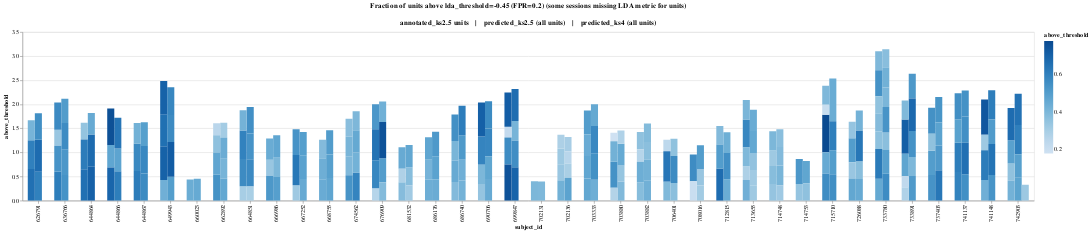

Here is the notebook cell this chart was saved with:
### Code cell
from altair import XOffset


def fpr_to_lda_threshold(fpr_threshold: float) -> float:
    return (
        get_roc_curve_df(metric='lda')
        .select(
            pl.col('value').sort_by((pl.col('fpr') - fpr_threshold).abs())
        )
        .get_column('value')
        .first()
    )
    
def get_above_lda_threshold_df(df: pl.DataFrame, lda_threshold: float, drop_empty: bool = True) -> pl.DataFrame:
    return (
        df
        .with_columns(
            session_id=pl.col('unit_id').str.split('_').list.slice(0, 2).list.join('_'),
            subject_id=pl.col('unit_id').str.split('_').list.get(0),
        )
        .group_by('session_id')
        .agg(
            pl.col('subject_id').first(),
            above_threshold=(pl.col('lda').gt(lda_threshold)).arg_true().count().truediv(pl.col('lda').count()),
            n_units_with_lda_score=pl.col('lda').count(),
        )
        .filter(
            (pl.col('n_units_with_lda_score') > 0) if drop_empty else pl.lit(True)
        )
        .with_columns(
            subject_total_above_threshold=pl.col('above_threshold').sum().over('subject_id'),
        )
    )
    
def get_sessions_above_threshold_chart(df: pl.DataFrame, fpr_threshold = 0.1) -> alt.Chart:
    lda_threshold = fpr_to_lda_threshold(fpr_threshold)
    return (
        alt.Chart(df.pipe(get_above_lda_threshold_df, lda_threshold=lda_threshold)).mark_bar().encode(
            color=alt.Color('above_threshold:Q'),#.scale(domain=[0, 1]),
            x=alt.X('subject_id:N', sort='x'),
            y=alt.Y('above_threshold:Q'),
            tooltip=['session_id', 'above_threshold'],
        ).properties(
            title=[f'Fraction of units above {lda_threshold=:.2f} (FPR={fpr_threshold})', '(some sessions missing LDA metric for all units)'],
            width=1600,
            height=200,
        )
        .interactive()
    )
    
def get_combined_above_threshold_chart(annotated_units_df: pl.DataFrame, all_units_df: pl.DataFrame, fpr_threshold = 0.1) -> alt.Chart:
    lda_threshold = fpr_to_lda_threshold(fpr_threshold)
    source = pl.concat([
        (
            all_units_df.pipe(get_above_lda_threshold_df, lda_threshold=lda_threshold)
            .with_columns(
                units_group=pl.lit('predicted_ks2.5'),
            )
        ),
        (
            annotated_units_df.pipe(get_above_lda_threshold_df, lda_threshold=lda_threshold)
            .with_columns(
                units_group=pl.lit('annotated_ks2.5'),
            )
        ),
        (
            lda_all_ks4_df.pipe(get_above_lda_threshold_df, lda_threshold=lda_threshold)
            .with_columns(
                units_group=pl.lit('predicted_ks4'),
            )
        ),
    ])
    order = ['annotated_ks2.5', 'predicted_ks2.5', 'predicted_ks4']
    assert all(name in source['units_group'].unique() for name in order)
    return (
        alt.Chart(source).mark_bar().encode(
            color=alt.Color('above_threshold:Q'),#.scale(domain=[0, 1]),
            x=alt.X('subject_id:N', sort='x'),
            y=alt.Y('above_threshold:Q'),
            order=alt.Order('session_id:N'),
            xOffset=alt.XOffset('units_group:N', sort=order),
            tooltip=['units_group', 'session_id', 'n_units_with_lda_score', 'above_threshold'],
        ).properties(
            title=[f'Fraction of units above {lda_threshold=:.2f} (FPR={fpr_threshold}) (some sessions missing LDA metric for units)', '', '{} units    |    {} (all units)    |    {} (all units)'.format(*order)],
            width=1800,
            height=300,
        )
        .interactive()
    )

fpr_threshold = 0.2
get_combined_above_threshold_chart(get_df().drop_nulls('drift_rating').join(lda_all_df, on='unit_id', how='left'), lda_all_df, fpr_threshold=fpr_threshold)

### Figure 1 — Vega-Lite specification as saved in the notebook (floating-point values rounded to 4 significant figures; data arrays with more than 128 entries replaced by an {"elided": "..."} marker saying what was removed)
{"config": {"view": {"continuousWidth": 300, "continuousHeight": 300}}, "data": {"name": "data-50d2896b175a0d1b49db52b8137952e2"}, "mark": {"type": "bar"}, "encoding": {"color": {"field": "above_threshold", "type": "quantitative"}, "order": {"field": "session_id", "type": "nominal"}, "tooltip": [{"field": "units_group", "type": "nominal"}, {"field": "session_id", "type": "nominal"}, {"field": "n_units_with_lda_score", "type": "quantitative"}, {"field": "above_threshold", "type": "quantitative"}], "x": {"field": "subject_id", "sort": "x", "type": "nominal"}, "xOffset": {"field": "units_group", "sort": ["annotated_ks2.5", "predicted_ks2.5", "predicted_ks4"], "type": "nominal"}, "y": {"field": "above_threshold", "type": "quantitative"}}, "height": 300, "params": [{"name": "param_7", "select": {"type": "interval", "encodings": ["x", "y"]}, "bind": "scales"}], "title": ["Fraction of units above lda_threshold=-0.45 (FPR=0.2) (some sessions missing LDA metric for units)", "", "annotated_ks2.5 units    |    predicted_ks2.5 (all units)    |    predicted_ks4 (all units)"], "width": 1800, "$schema": "https://vega.github.io/schema/vega-lite/v5.20.1.json", "datasets": {"data-50d2896b175a0d1b49db52b8137952e2": {"elided": "277 records"}}}
